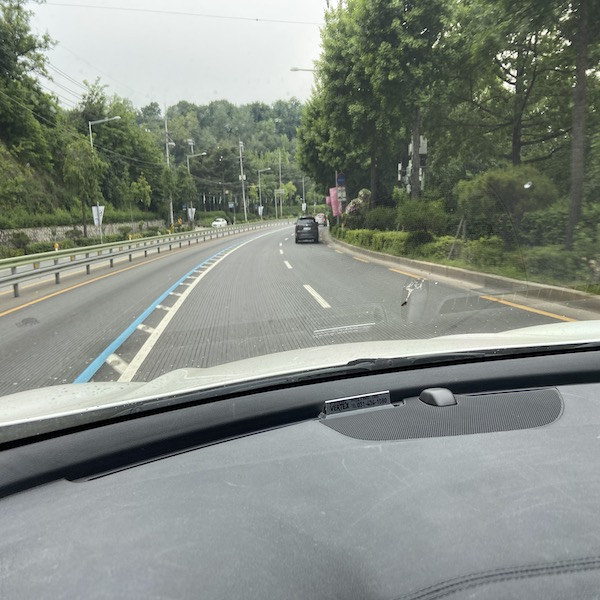
#> input picture 차선 감지 소스/curved22.jpg, 600 x 600 px
$ python '18 lane_curved.py'
#> lines starting #> are read from the running program, lines starting #| are printed output that depends on the picture; after the words box and inside, x2 and y2 are one past the last pixel; in counts of white or black regions, pixels touching at a corner belong together
### 차선 감지 소스/doImage.py
import numpy as np
import cv2 as cv
from matplotlib import pyplot as plt
# import matplotlib.pyplot as plt


def myShow(title,  img):
    cv.imshow(title, img)
    key = cv.waitKey(0)
    if key & 0xFF == 27:
        cv.destroyAllWindows()
        exit(0)
    elif key == ord('d') or key == ord('D'):
        cv.destroyWindow(title)
    elif key == ord('s') or key == ord('S'):
        cv.imgwrite(title+".jpg", img)
        cv.destroyWindow(title)
    else:
        pass


# [15 lines left out: functions myPltShow, myDrawLine, not called in this run]

### 차선 감지 소스/18 lane_curved.py
'''
Gray -> ROI -> Threshold-> Canny -> HoughLine -> Angle of Lines -> Average Lines
-> Detecting & displaying the lane -> Topview of the lane

'''
import cv2 as cv
import numpy as np
from doImage import *
from math import *

fileName = 'curved22'

img = cv.imread(fileName+'.jpg')
#> img is the input picture: shape (600, 600, 3); mean B, G, R 130.8, 138.6, 132.3

# Gray
imgGray = cv.imread(fileName+'.jpg', 0)
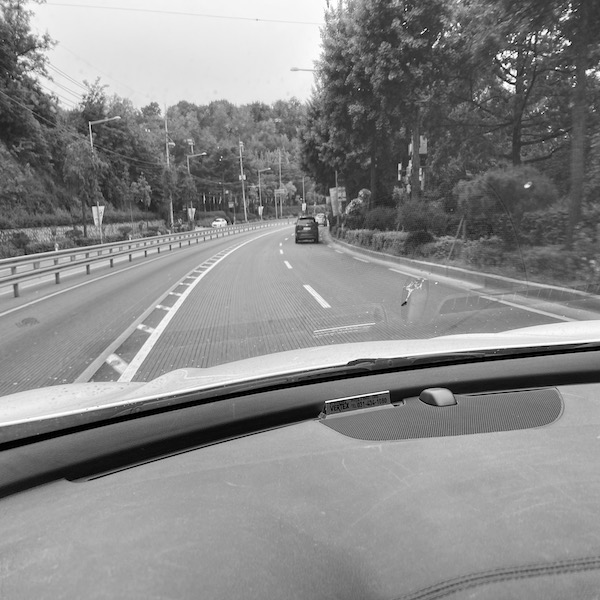
#> imgGray: shape (600, 600); min 0, max 255, mean 135.9
imgRoi = np.zeros((img.shape[0], img.shape[1], 1), np.uint8)
imgOut = np.zeros(img.shape, np.uint8)

# Region Of Interest
syROI = 212
eyROI = 369
pointRoi = np.array([[217, 245], [105, 350], [400, 330], [300, 245]], np.int32)
cv.fillConvexPoly(imgRoi, pointRoi, 255)
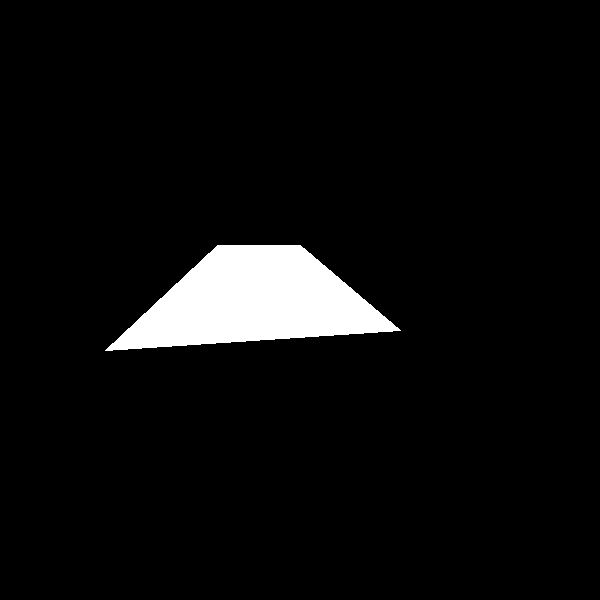
#> imgRoi: shape (600, 600, 1); 5.1% white; 1 white region, box (x1, y1, x2, y2) and area: (105, 245, 401, 351) 18190
imgRoiDisp = cv.addWeighted(imgGray, 0.8, imgRoi, 0.2, 0)
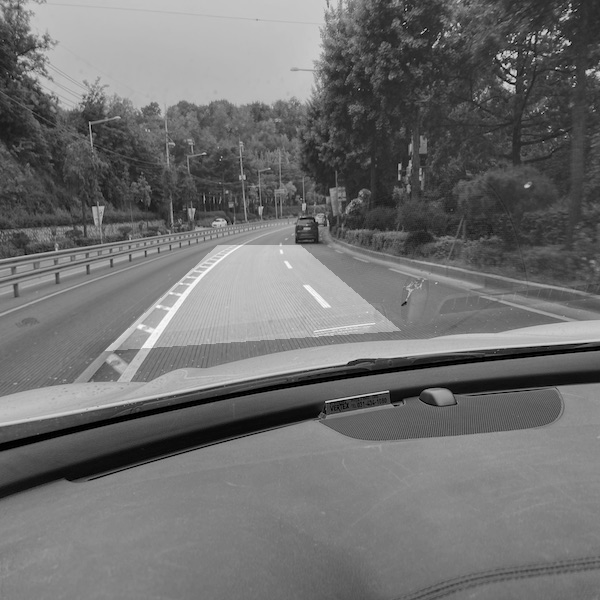
#> imgRoiDisp: shape (600, 600); min 0, max 253, mean 111.3
# myShow(fileName+'_Roi', imgRoiDisp)

# Threshold
ret, thresh = cv.threshold(imgGray, 150, 255, cv.THRESH_BINARY)
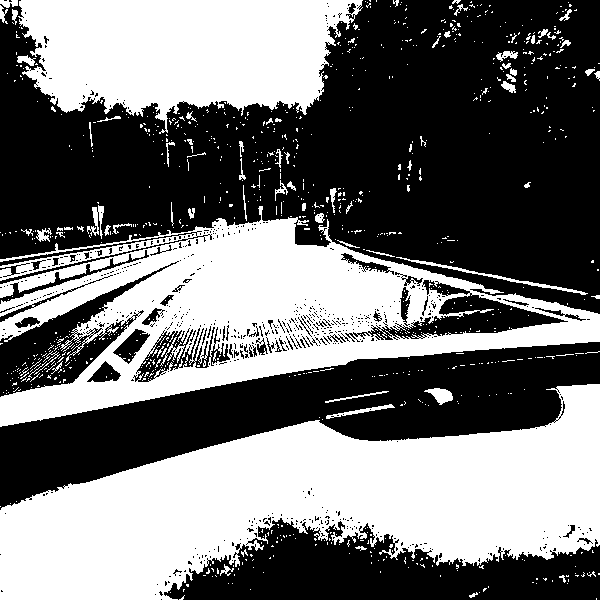
#> thresh: shape (600, 600); 45.2% white; 910 white regions (837 under 20 px), largest, box (x1, y1, x2, y2) and area: (0, 384, 600, 600) 70842, (0, 206, 600, 427) 52814, (18, 0, 363, 134) 31893
# myShow(fileName+'_Thresh', thresh)
for r in range(0, img.shape[0]):
    for c in range(0, img.shape[1]):
        if(imgRoi[r, c] == 0):
            thresh[r, c] = 0
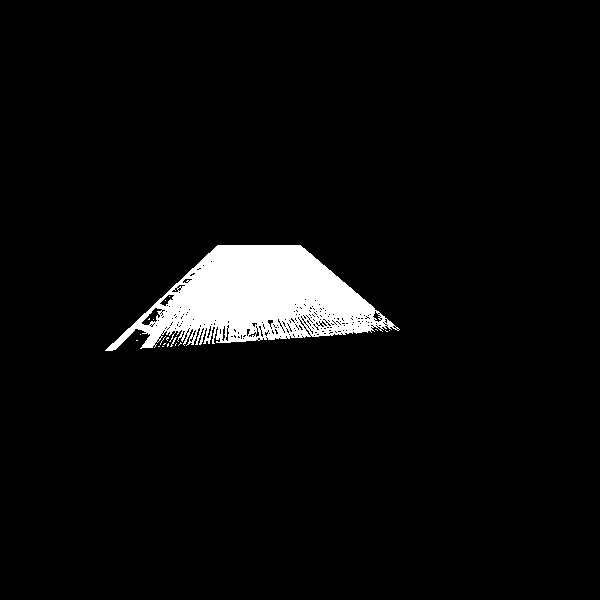
#> thresh: shape (600, 600); 4.5% white; 19 white regions (18 under 20 px), largest, box (x1, y1, x2, y2) and area: (105, 245, 400, 351) 16176
# myShow(fileName+'_roiThresh', thresh)

# Canny
edges = cv.Canny(thresh, 50, 150)
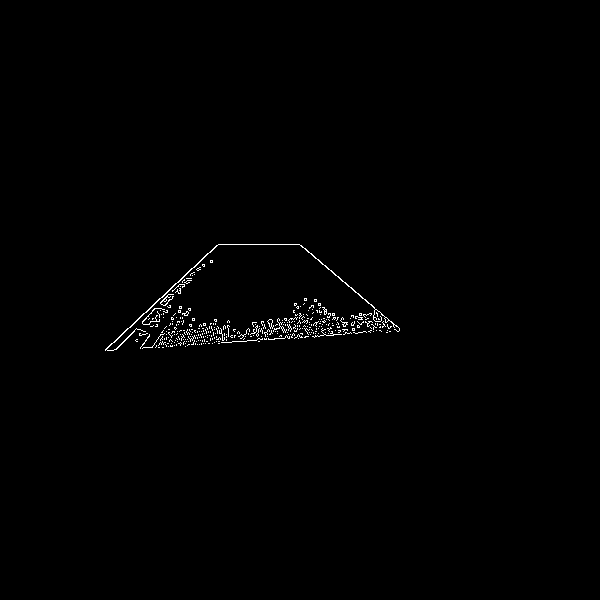
#> edges: shape (600, 600); 0.62% white in thin lines or dots, all inside (x1, y1, x2, y2) = (105, 244, 400, 351)
# myShow(fileName+'_Canny', edges)

# Hough Line
lines = cv.HoughLines(edges, 1, np.pi/200, 21)  # 30, 20
#> lines = 801 rows, first 8: [327, 0.817], [355, 1.51], [-9, 2.28], [359, 1.49], [328, 0.833], [-2, 2.26], [326, 0.77], [355, 1.48]

imgHough = np.copy(img)

thetaQ = np.array([0.0, 0.0])
rhoQ = np.array([0.0, 0.0])
countQ = np.array([0.0, 0.0])

pt1 = np.array([[0, 0], [0, 0]])
pt2 = np.array([[0, 0], [0, 0]])

for line in lines:
    rho, theta = line[0]
# Angle of Lines
    if(theta < np.pi*50/180 and theta > np.pi*43/180):
        thetaQ[0] = thetaQ[0] + theta
        rhoQ[0] = rhoQ[0] + rho
        countQ[0] = countQ[0] + 1
    if(theta < np.pi*140/180 and theta > np.pi*138/180):
        thetaQ[1] = thetaQ[1] + theta
        rhoQ[1] = rhoQ[1] + rho
        countQ[1] = countQ[1] + 1
#> this loop made 801 passes
#> after the loop, countQ = [29, 1]; rhoQ = [10360, -45]; thetaQ = [23.23, 2.43]
myShow(fileName+'_Hough1', imgHough)
#> (key Esc is pressed here)
#> (the program exits here)

$ run again, with 차선 감지 소스/curved.jpg copied over 차선 감지 소스/curved22.jpg
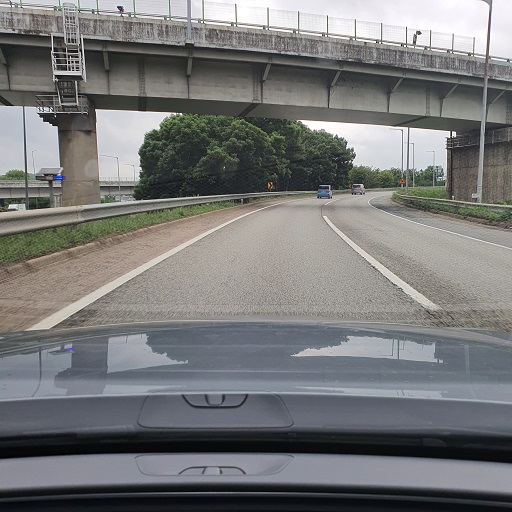
#> input picture 차선 감지 소스/curved.jpg, 512 x 512 px
#> img is the input picture: shape (512, 512, 3); mean B, G, R 120.1, 120, 119.5
#> `cv.fillConvexPoly(imgRoi, pointRoi, 255)`:
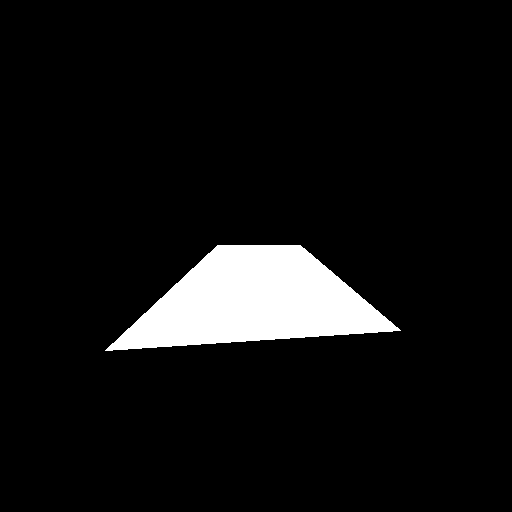
#> imgRoi: shape (512, 512, 1); 6.9% white; 1 white region, box (x1, y1, x2, y2) and area: (105, 245, 401, 351) 18190
#> `edges = cv.Canny(thresh, 50, 150)`:
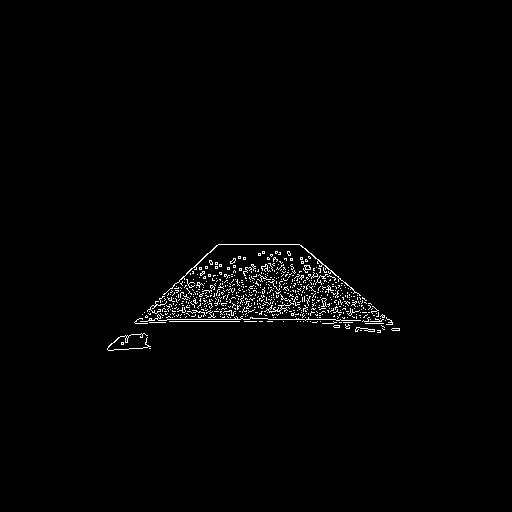
#> edges: shape (512, 512); 1.3% white in thin lines or dots, all inside (x1, y1, x2, y2) = (107, 244, 400, 351)
#> the loop `for line in lines:` made 3169 passes
#> (rho, theta) on passes 1 to 3: (319, 1.57), (321, 1.57), (324, 1.56)
#> after the loop `for line in lines:`: countQ = [169, 34]; rhoQ = [63228, -658]; thetaQ = [136, 82.55]

$ run again, with 차선 감지 소스/express.jpg copied over 차선 감지 소스/curved22.jpg
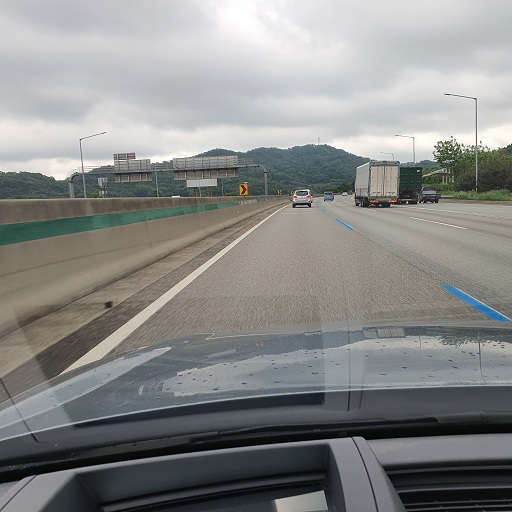
#> input picture 차선 감지 소스/express.jpg, 512 x 512 px
#> img is the input picture: shape (512, 512, 3); mean B, G, R 136.5, 137.8, 137.1
#> `cv.fillConvexPoly(imgRoi, pointRoi, 255)`:
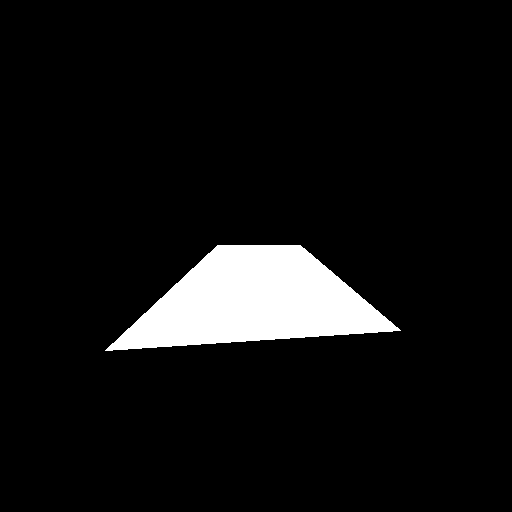
#> imgRoi: shape (512, 512, 1); 6.9% white; 1 white region, box (x1, y1, x2, y2) and area: (105, 245, 401, 351) 18190
#> `edges = cv.Canny(thresh, 50, 150)`:
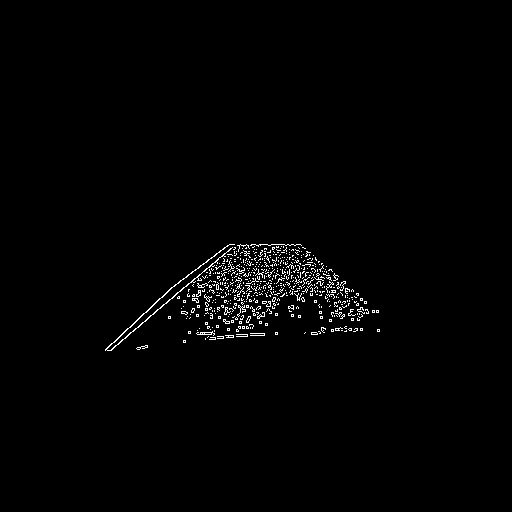
#> edges: shape (512, 512); 1.3% white in thin lines or dots, all inside (x1, y1, x2, y2) = (105, 244, 380, 351)
#> the loop `for line in lines:` made 3574 passes
#> (rho, theta) on passes 1 to 3: (338, 0.864), (339, 0.88), (327, 0.817)
#> after the loop `for line in lines:`: countQ = [153, 53]; rhoQ = [57308, -859]; thetaQ = [123.2, 128.7]

$ run again, with 차선 감지 소스/free22.jpg copied over 차선 감지 소스/curved22.jpg
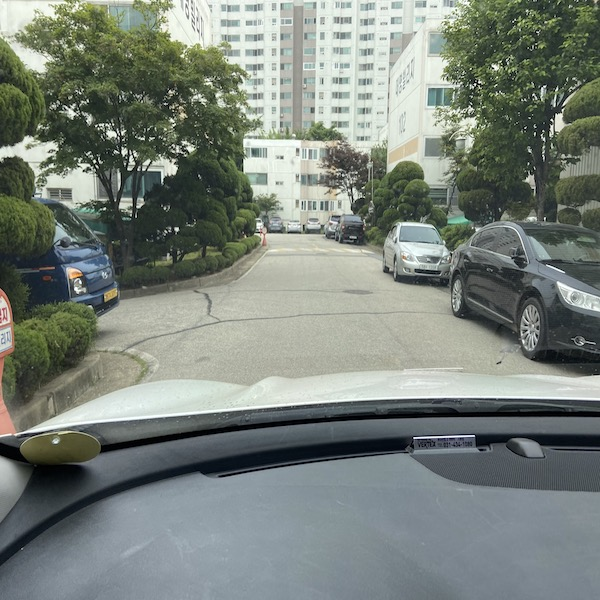
#> input picture 차선 감지 소스/free22.jpg, 600 x 600 px
#> img is the input picture: shape (600, 600, 3); mean B, G, R 122.7, 130.3, 122.2
#> imgRoi: shape (600, 600, 1); 5.1% white; 1 white region, box (x1, y1, x2, y2) and area: (105, 245, 401, 351) 18190
#> `ret, thresh = cv.threshold(imgGray, 150, 255, cv.THRESH_BINARY)`:
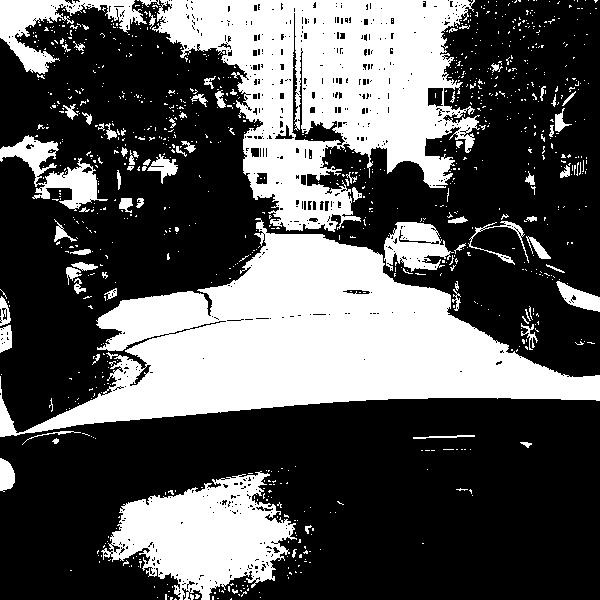
#> thresh: shape (600, 600); 34.9% white; 985 white regions (909 under 20 px), largest, box (x1, y1, x2, y2) and area: (0, 218, 600, 437) 54658, (152, 0, 480, 232) 39477, (101, 471, 297, 600) 13879
#> `edges = cv.Canny(thresh, 50, 150)`:
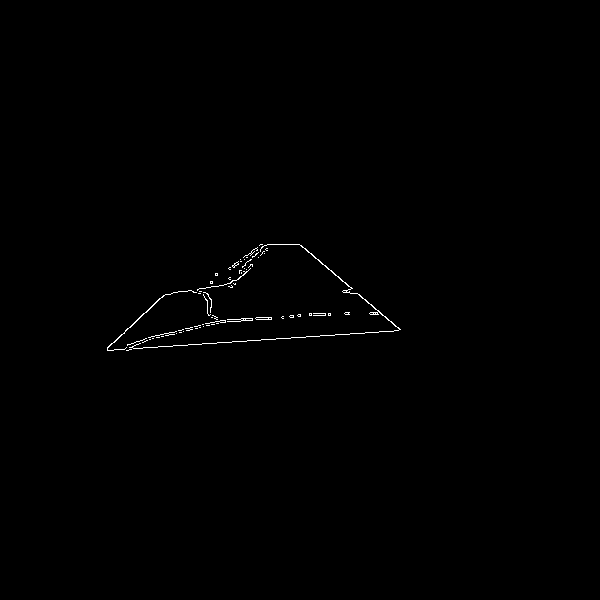
#> edges: shape (600, 600); 0.36% white in thin lines or dots, all inside (x1, y1, x2, y2) = (107, 244, 401, 351)
#> lines = 250 rows, first 8: [355, 1.51], [-9, 2.28], [359, 1.49], [335, 1.51], [-2, 2.26], [333, 1.51], [327, 0.817], [363, 1.35]
#> the loop `for line in lines:` made 250 passes
#> after the loop `for line in lines:`: countQ = [22, 0]; rhoQ = [7667, 0]; thetaQ = [17.73, 0]
